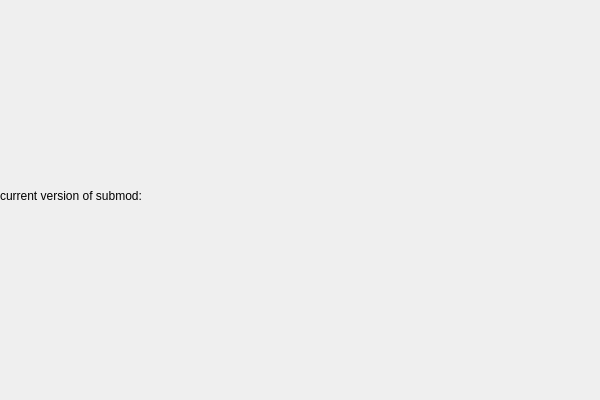
<?xml version="1.0" encoding="UTF-8"?>
<ui version="4.0">
 <class>FirstDependentProjectClass</class>
 <widget class="QWidget" name="FirstDependentProjectClass">
  <property name="geometry">
   <rect>
    <x>0</x>
    <y>0</y>
    <width>600</width>
    <height>400</height>
   </rect>
  </property>
  <property name="windowTitle">
   <string>FirstDependentProject</string>
  </property>
  <widget class="QLabel" name="label">
   <property name="geometry">
    <rect>
     <x>0</x>
     <y>0</y>
     <width>591</width>
     <height>391</height>
    </rect>
   </property>
   <property name="text">
    <string>current version of submod:</string>
   </property>
  </widget>
 </widget>
 <layoutdefault spacing="6" margin="11"/>
 <resources>
  <include location="FirstDependentProject.qrc"/>
 </resources>
 <connections/>
</ui>
